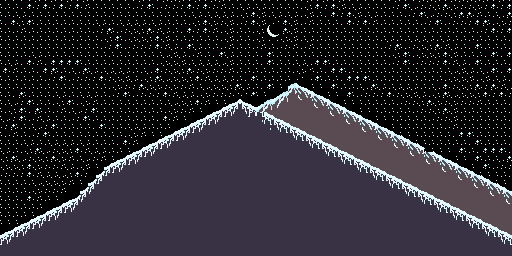

Tiled map render using the project's own tile images. Description and the map definition, with tile-layer contents summarised, below:
An orthogonal 64x32 tile map with 8x8 px tiles, 1 tile layer (Tile Layer 1).

<map version="1.10" tiledversion="1.11.2" orientation="orthogonal" renderorder="right-down" width="64" height="32" tilewidth="8" tileheight="8" infinite="0" nextlayerid="2" nextobjectid="1">
 <tileset firstgid="1" source="foreground.tsx" />
 <layer id="1" name="Tile Layer 1" width="64" height="32">
  <data>[2048 cells, 2047 non-empty, 38 distinct tile ids]</data>
 </layer>
</map>
